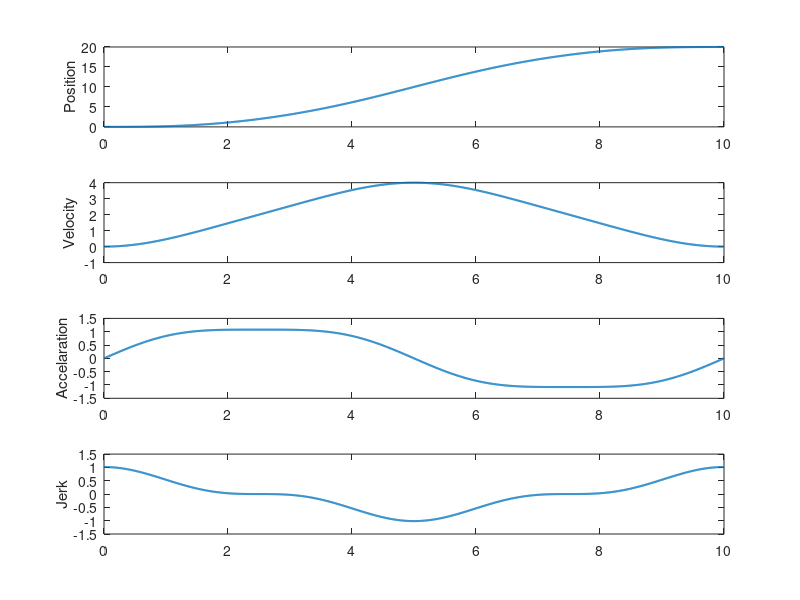

MATLAB code to generate this figure:
%EX 2.20
clear;clc;

t0 = 0;
t1 = 10;
q0 = 0;
q1 = 20;
h = q1 - q0;
T = t1 - t0;

x=linspace(0,T,1000);
y=[];
dy = [];
ddy = [];
dddy = [];

for t = x;
    q =  q0 + h * (t - t0)/T - h/(2 * pi) * (27/28 * sin( 2* pi * (t - t0)/T) + 1/84 * sin(6 * pi * (t - t0)/T));
    y = [y,q];
    dq = h/T * ( 1 - 27/28 * cos(2*pi * (t - t0)/T) - 1/28 * cos(6 * pi *(t - t0)/T));
    dy = [dy,dq];
 
    ddq =2* h * pi/( T^2)  * (27/28 * sin(2*pi * (t - t0)/T) + 3/28 * sin(6 * pi * (t - t0)/T));
    ddy = [ddy,ddq];
    
    dddq = 4* h * pi^2/(T^3)* (27/28 * cos(2 * pi * (t  -t0)/T) + 9/28 * cos(6 * pi * (t - t0)/T));
    dddy = [dddy,dddq];
     
end


subplot(4,1,1);
plot(x,y,'linewidth',1.5);
ylabel('Position')

subplot(4,1,2);
plot(x,dy,'linewidth',1.5);
ylabel('Velocity')

subplot(4,1,3);
plot(x,ddy,'linewidth',1.5);
ylabel('Accelaration')

subplot(4,1,4);
plot(x,dddy,'linewidth',1.5);
ylabel('Jerk')
